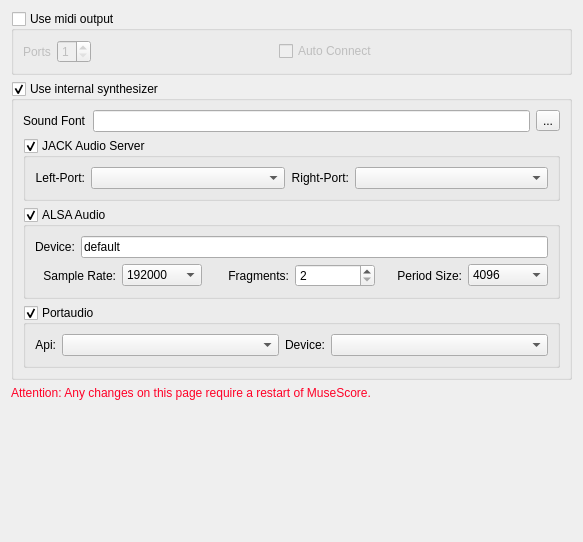
     <widget class="QWidget" name="tab_2" >
      <attribute name="title" >
       <string>I/O</string>
      </attribute>
      <layout class="QVBoxLayout" >
       <item>
        <widget class="QGroupBox" name="useMidiOutput" >
         <property name="title" >
          <string>Use midi output</string>
         </property>
         <property name="flat" >
          <bool>true</bool>
         </property>
         <property name="checkable" >
          <bool>true</bool>
         </property>
         <property name="checked" >
          <bool>false</bool>
         </property>
         <layout class="QGridLayout" >
          <item row="0" column="0" >
           <widget class="QLabel" name="label_22" >
            <property name="text" >
             <string>Ports</string>
            </property>
           </widget>
          </item>
          <item row="0" column="1" >
           <widget class="QSpinBox" name="midiPorts" >
            <property name="minimum" >
             <number>1</number>
            </property>
            <property name="maximum" >
             <number>8</number>
            </property>
            <property name="value" >
             <number>1</number>
            </property>
           </widget>
          </item>
          <item row="0" column="2" >
           <spacer>
            <property name="orientation" >
             <enum>Qt::Horizontal</enum>
            </property>
            <property name="sizeHint" stdset="0" >
             <size>
              <width>40</width>
              <height>20</height>
             </size>
            </property>
           </spacer>
          </item>
          <item row="0" column="3" >
           <widget class="QCheckBox" name="midiAutoConnect" >
            <property name="text" >
             <string>Auto Connect</string>
            </property>
           </widget>
          </item>
          <item row="0" column="4" >
           <spacer>
            <property name="orientation" >
             <enum>Qt::Horizontal</enum>
            </property>
            <property name="sizeHint" stdset="0" >
             <size>
              <width>40</width>
              <height>20</height>
             </size>
            </property>
           </spacer>
          </item>
         </layout>
        </widget>
       </item>
       <item>
        <widget class="QGroupBox" name="useSynthesizer" >
         <property name="title" >
          <string>Use internal synthesizer</string>
         </property>
         <property name="flat" >
          <bool>true</bool>
         </property>
         <property name="checkable" >
          <bool>true</bool>
         </property>
         <layout class="QVBoxLayout" >
          <item>
           <layout class="QHBoxLayout" >
            <item>
             <widget class="QLabel" name="label_8" >
              <property name="text" >
               <string>Sound Font</string>
              </property>
              <property name="textFormat" >
               <enum>Qt::PlainText</enum>
              </property>
             </widget>
            </item>
            <item>
             <widget class="QLineEdit" name="soundFont" />
            </item>
            <item>
             <widget class="QToolButton" name="sfButton" >
              <property name="text" >
               <string>...</string>
              </property>
              <property name="icon" >
               <iconset resource="mscore.qrc" >
                <normaloff>:/data/fileopen.svg</normaloff>:/data/fileopen.svg</iconset>
              </property>
             </widget>
            </item>
           </layout>
          </item>
          <item>
           <widget class="QGroupBox" name="jackDriver" >
            <property name="title" >
             <string>JACK Audio Server</string>
            </property>
            <property name="flat" >
             <bool>true</bool>
            </property>
            <property name="checkable" >
             <bool>true</bool>
            </property>
            <layout class="QHBoxLayout" >
             <item>
              <widget class="QLabel" name="label_6" >
               <property name="sizePolicy" >
                <sizepolicy vsizetype="Fixed" hsizetype="Fixed" >
                 <horstretch>0</horstretch>
                 <verstretch>0</verstretch>
                </sizepolicy>
               </property>
               <property name="text" >
                <string>Left-Port:</string>
               </property>
               <property name="textFormat" >
                <enum>Qt::PlainText</enum>
               </property>
               <property name="alignment" >
                <set>Qt::AlignRight|Qt::AlignTrailing|Qt::AlignVCenter</set>
               </property>
              </widget>
             </item>
             <item>
              <widget class="QComboBox" name="jackLPort" />
             </item>
             <item>
              <widget class="QLabel" name="label_7" >
               <property name="sizePolicy" >
                <sizepolicy vsizetype="Fixed" hsizetype="Fixed" >
                 <horstretch>0</horstretch>
                 <verstretch>0</verstretch>
                </sizepolicy>
               </property>
               <property name="text" >
                <string>Right-Port:</string>
               </property>
               <property name="textFormat" >
                <enum>Qt::PlainText</enum>
               </property>
               <property name="alignment" >
                <set>Qt::AlignRight|Qt::AlignTrailing|Qt::AlignVCenter</set>
               </property>
              </widget>
             </item>
             <item>
              <widget class="QComboBox" name="jackRPort" />
             </item>
            </layout>
           </widget>
          </item>
          <item>
           <widget class="QGroupBox" name="alsaDriver" >
            <property name="title" >
             <string>ALSA Audio</string>
            </property>
            <property name="flat" >
             <bool>true</bool>
            </property>
            <property name="checkable" >
             <bool>true</bool>
            </property>
            <property name="checked" >
             <bool>true</bool>
            </property>
            <layout class="QVBoxLayout" >
             <item>
              <layout class="QHBoxLayout" >
               <item>
                <widget class="QLabel" name="label_10" >
                 <property name="text" >
                  <string>Device:</string>
                 </property>
                </widget>
               </item>
               <item>
                <widget class="QLineEdit" name="alsaDevice" >
                 <property name="text" >
                  <string>default</string>
                 </property>
                </widget>
               </item>
              </layout>
             </item>
             <item>
              <layout class="QHBoxLayout" >
               <item>
                <widget class="QLabel" name="label_11" >
                 <property name="text" >
                  <string>Sample Rate:</string>
                 </property>
                 <property name="alignment" >
                  <set>Qt::AlignRight|Qt::AlignTrailing|Qt::AlignVCenter</set>
                 </property>
                </widget>
               </item>
               <item>
                <widget class="QComboBox" name="alsaSampleRate" >
                 <item>
                  <property name="text" >
                   <string>192000</string>
                  </property>
                 </item>
                 <item>
                  <property name="text" >
                   <string>96000</string>
                  </property>
                 </item>
                 <item>
                  <property name="text" >
                   <string>88200</string>
                  </property>
                 </item>
                 <item>
                  <property name="text" >
                   <string>48000</string>
                  </property>
                 </item>
                 <item>
                  <property name="text" >
                   <string>44100</string>
                  </property>
                 </item>
                 <item>
                  <property name="text" >
                   <string>32000</string>
                  </property>
                 </item>
                 <item>
                  <property name="text" >
                   <string>22050</string>
                  </property>
                 </item>
                </widget>
               </item>
               <item>
                <widget class="QLabel" name="label_13" >
                 <property name="text" >
                  <string>Fragments:</string>
                 </property>
                 <property name="alignment" >
                  <set>Qt::AlignRight|Qt::AlignTrailing|Qt::AlignVCenter</set>
                 </property>
                </widget>
               </item>
               <item>
                <widget class="QSpinBox" name="alsaFragments" >
                 <property name="minimum" >
                  <number>2</number>
                 </property>
                 <property name="maximum" >
                  <number>8</number>
                 </property>
                 <property name="value" >
                  <number>2</number>
                 </property>
                </widget>
               </item>
               <item>
                <widget class="QLabel" name="label_12" >
                 <property name="text" >
                  <string>Period Size:</string>
                 </property>
                 <property name="alignment" >
                  <set>Qt::AlignRight|Qt::AlignTrailing|Qt::AlignVCenter</set>
                 </property>
                </widget>
               </item>
               <item>
                <widget class="QComboBox" name="alsaPeriodSize" >
                 <item>
                  <property name="text" >
                   <string>4096</string>
                  </property>
                 </item>
                 <item>
                  <property name="text" >
                   <string>2048</string>
                  </property>
                 </item>
                 <item>
                  <property name="text" >
                   <string>1024</string>
                  </property>
                 </item>
                 <item>
                  <property name="text" >
                   <string>512</string>
                  </property>
                 </item>
                 <item>
                  <property name="text" >
                   <string>256</string>
                  </property>
                 </item>
                 <item>
                  <property name="text" >
                   <string>128</string>
                  </property>
                 </item>
                 <item>
                  <property name="text" >
                   <string>64</string>
                  </property>
                 </item>
                </widget>
               </item>
              </layout>
             </item>
            </layout>
           </widget>
          </item>
          <item>
           <widget class="QGroupBox" name="portaudioDriver" >
            <property name="title" >
             <string>Portaudio</string>
            </property>
            <property name="flat" >
             <bool>true</bool>
            </property>
            <property name="checkable" >
             <bool>true</bool>
            </property>
            <layout class="QHBoxLayout" >
             <item>
              <widget class="QLabel" name="label_21" >
               <property name="text" >
                <string>Api:</string>
               </property>
               <property name="alignment" >
                <set>Qt::AlignRight|Qt::AlignTrailing|Qt::AlignVCenter</set>
               </property>
              </widget>
             </item>
             <item>
              <widget class="QComboBox" name="portaudioApi" >
               <property name="sizePolicy" >
                <sizepolicy vsizetype="Fixed" hsizetype="Expanding" >
                 <horstretch>0</horstretch>
                 <verstretch>0</verstretch>
                </sizepolicy>
               </property>
              </widget>
             </item>
             <item>
              <widget class="QLabel" name="label_3" >
               <property name="text" >
                <string>Device:</string>
               </property>
               <property name="alignment" >
                <set>Qt::AlignRight|Qt::AlignTrailing|Qt::AlignVCenter</set>
               </property>
              </widget>
             </item>
             <item>
              <widget class="QComboBox" name="portaudioDevice" >
               <property name="sizePolicy" >
                <sizepolicy vsizetype="Fixed" hsizetype="Expanding" >
                 <horstretch>0</horstretch>
                 <verstretch>0</verstretch>
                </sizepolicy>
               </property>
              </widget>
             </item>
            </layout>
           </widget>
          </item>
         </layout>
        </widget>
       </item>
       <item>
        <widget class="QLabel" name="restartWarning" >
         <property name="palette" >
          <palette>
           <active>
            <colorrole role="WindowText" >
             <brush brushstyle="SolidPattern" >
              <color alpha="255" >
               <red>255</red>
               <green>1</green>
               <blue>39</blue>
              </color>
             </brush>
            </colorrole>
           </active>
           <inactive>
            <colorrole role="WindowText" >
             <brush brushstyle="SolidPattern" >
              <color alpha="255" >
               <red>255</red>
               <green>1</green>
               <blue>39</blue>
              </color>
             </brush>
            </colorrole>
           </inactive>
           <disabled>
            <colorrole role="WindowText" >
             <brush brushstyle="SolidPattern" >
              <color alpha="255" >
               <red>119</red>
               <green>119</green>
               <blue>121</blue>
              </color>
             </brush>
            </colorrole>
           </disabled>
          </palette>
         </property>
         <property name="text" >
          <string>Attention: Any changes on this page require a restart of MuseScore.</string>
         </property>
        </widget>
       </item>
       <item>
        <spacer>
         <property name="orientation" >
          <enum>Qt::Vertical</enum>
         </property>
         <property name="sizeHint" stdset="0" >
          <size>
           <width>561</width>
           <height>131</height>
          </size>
         </property>
        </spacer>
       </item>
      </layout>
     </widget>
